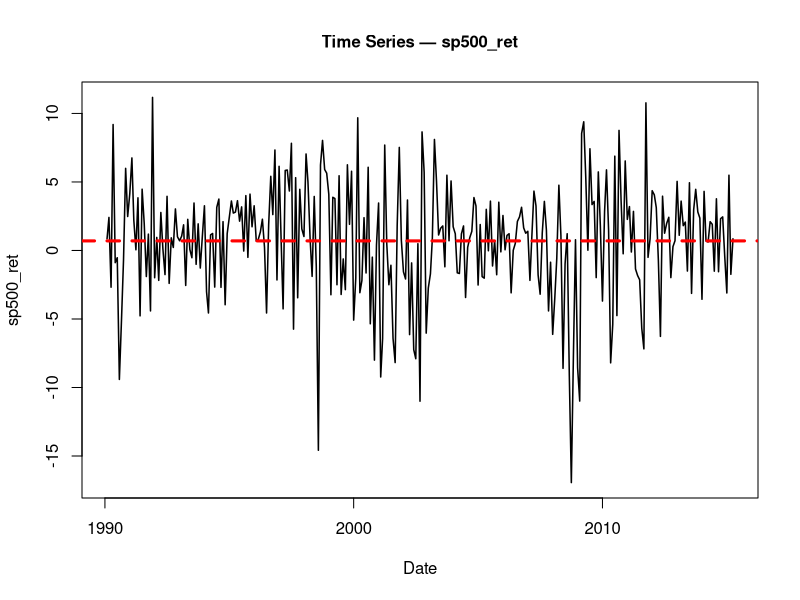
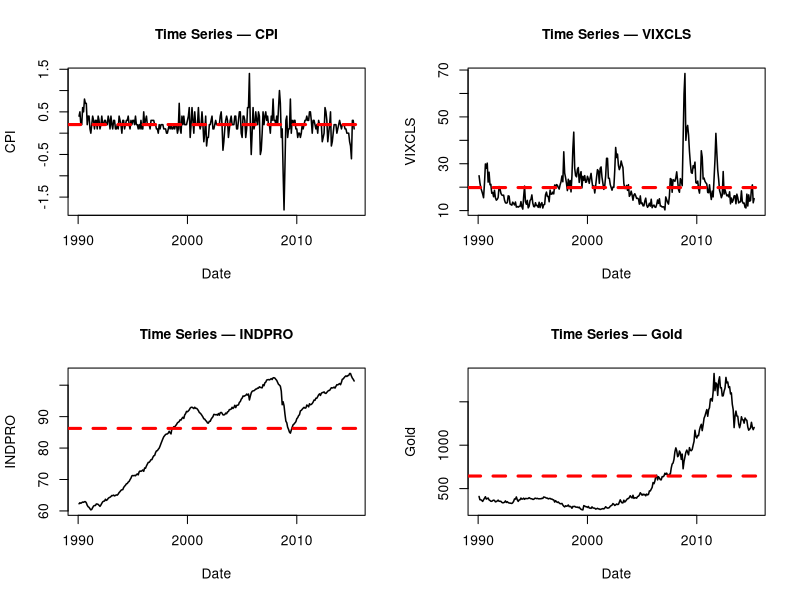
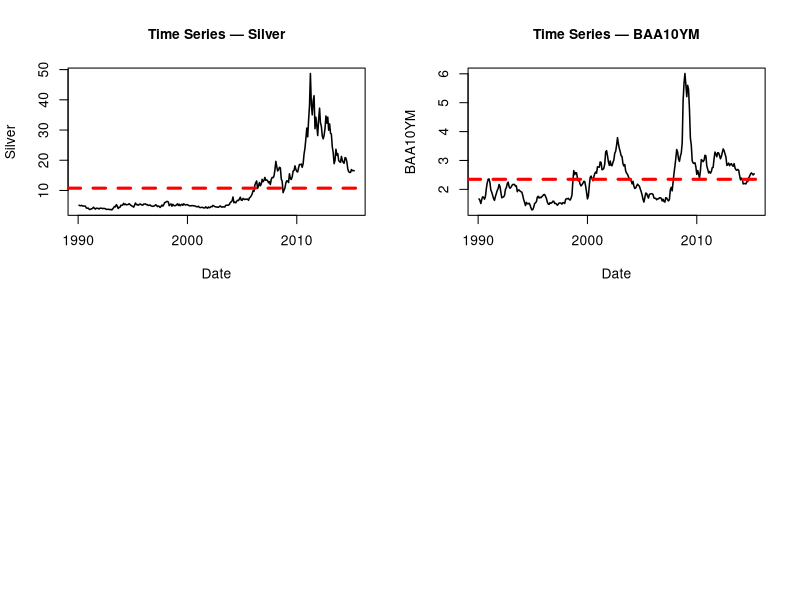
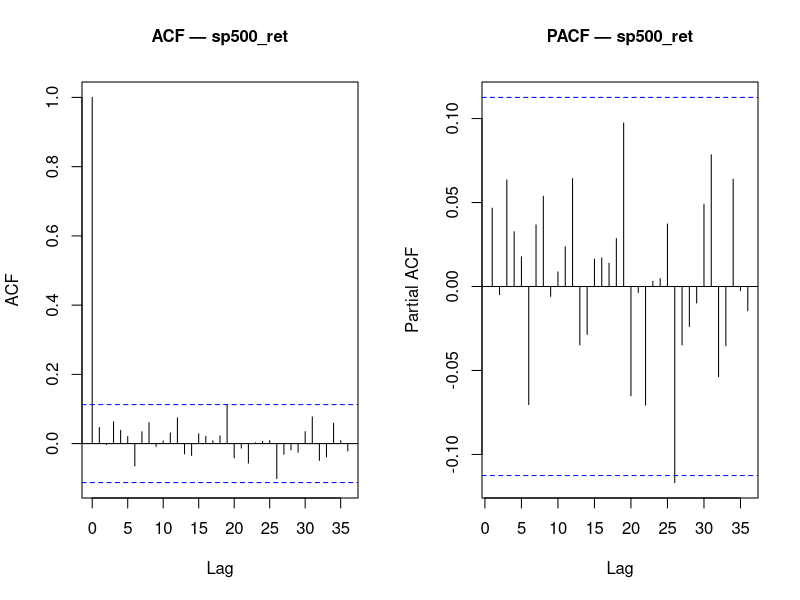
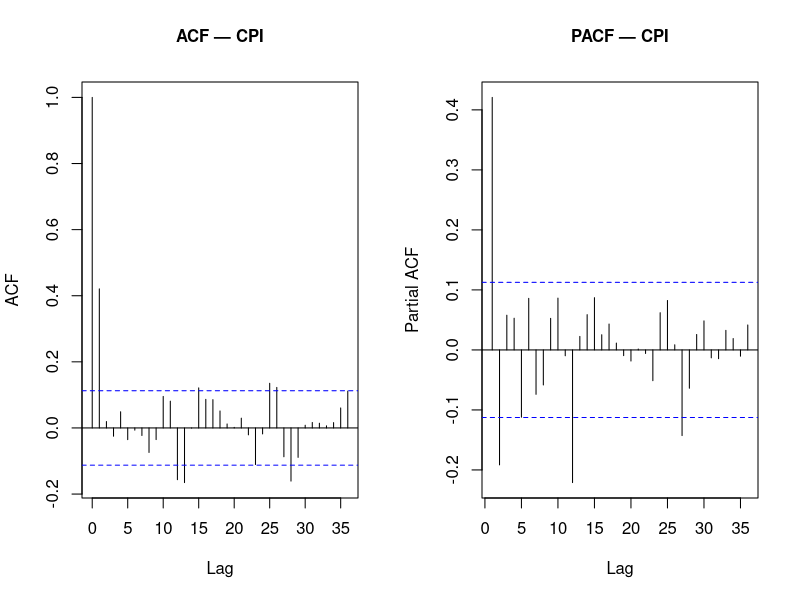
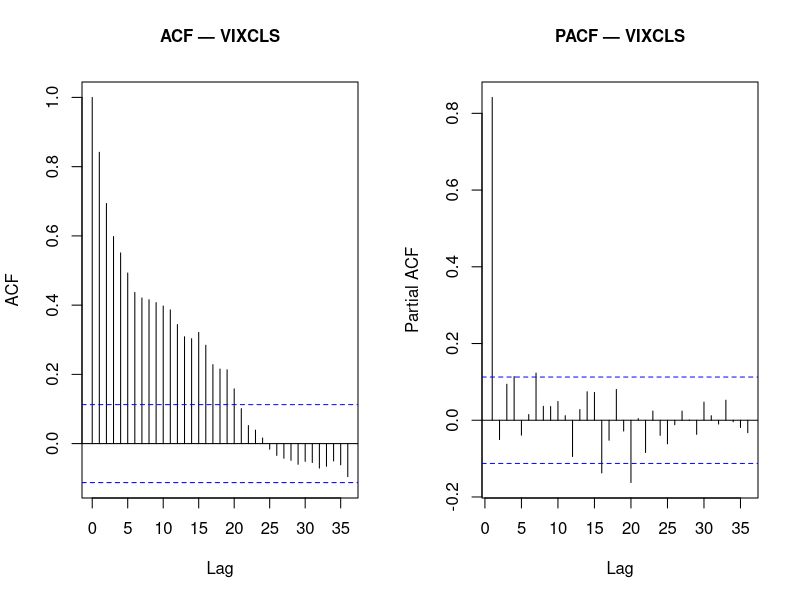
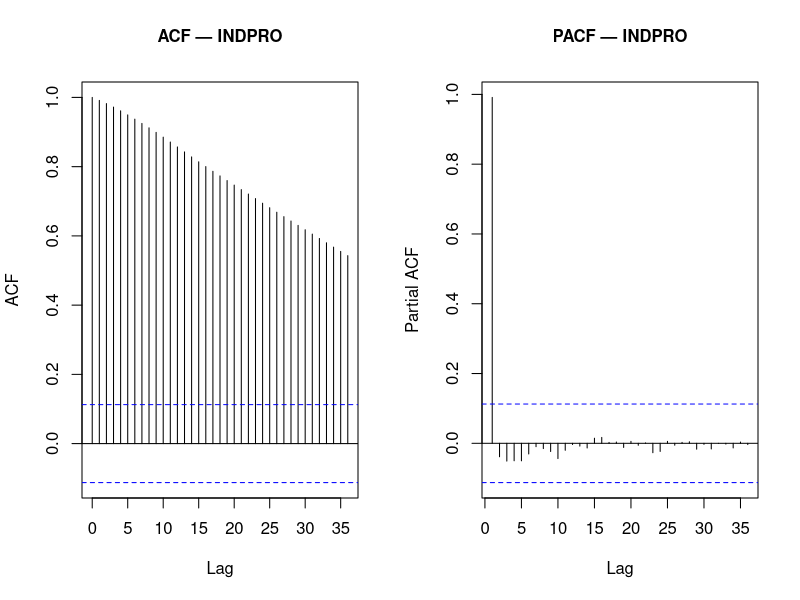
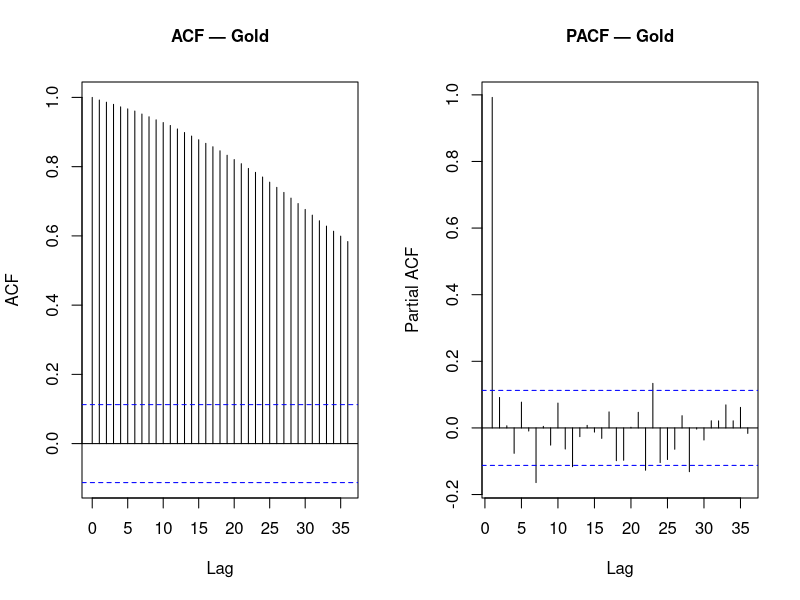

Recreate these plots in R, in order.
train_end   <- c(2015, 4)
holdout_start <- c(2015, 5)

data <- read.csv("data/processed/cleanedData.csv")

# FIX: Parse "YYYY-MM" dates by appending "-01" so as.Date() can read them
data$observation_date <- as.Date(paste0(data$observation_date, "-01"))

data_ts <- ts(data$sp500_ret, start = c(1990,2), frequency = 12)

train   <- window(data_ts, start = c(1990,2), end = train_end)
ntrain <- length(train)
holdout <- window(data_ts, start = holdout_start)

# Subset data to training period only
train_data <- data[1:length(train),]

vars <- c("CPI", "VIXCLS", "INDPRO", "Gold", "Silver", "BAA10YM")

# ── Time series plot analysis ────────────────────────────────────────────────
par(mfrow = c(1, 1), cex.main=1,cex.lab = 1,cex.axis = 1)
dates <- train_data$observation_date[!is.na(train_data[["sp500_ret"]])]
plot(dates, na.omit(train_data[["sp500_ret"]]),
     type = "l", lwd = 1.5,
     xlab = "Date", ylab = "sp500_ret",
     main = "Time Series — sp500_ret")

abline(h = mean(na.omit(train_data[["sp500_ret"]])), col = "red", lty = 2, lwd = 3)

par(mfrow = c(2, 2))

for (v in vars) {
  # FIX: Use train_data instead of train (since train is a ts object)
  x     <- na.omit(train_data[[v]]) 
  dates <- train_data$observation_date[!is.na(train_data[[v]])]
  
  plot(dates, x,
       type = "l", lwd = 1.5,
       xlab = "Date", ylab = v,
       main = paste("Time Series —", v))
  
  abline(h = mean(x), col = "red", lty = 2, lwd = 3)
}

par(mfrow = c(1, 1))

# ── ACF/PACF analysis ────────────────────────────────────────────────
vars <- c("sp500_ret", vars)
plot_acf_pacf <- function(var_name, df, lag.max = 36) {
  x <- na.omit(df[[var_name]])
  par(mfrow = c(1, 2))
  
  acf(x,  lag.max = lag.max,
      main = paste("ACF —", var_name))
  
  pacf(x, lag.max = lag.max,
       main = paste("PACF —", var_name))
}

for (v in vars) {
  plot_acf_pacf(v, train_data)
}

# ── Variogram function ────────────────────────────────────────────────
variogram <- function(y, lagmax = 10, iprint = FALSE) {
  G  <- rep(1, lagmax)
  n  <- length(y)
  if (lagmax > n) lagmax <- n - 2
  y1 <- y[-1]; y2 <- y[-n]
  d1 <- y1 - y2; denom <- var(d1)
  for (k in 2:lagmax) {
    y1 <- y[(k+1):n]; y2 <- y[1:(n-k)]
    dk <- y1 - y2
    G[k] <- var(dk) / denom
  }
  ac <- c(acf(y, plot = FALSE, lag.max = lagmax)$acf)
  H  <- (1 - ac[-1]) / (1 - ac[2])
  if (iprint) print(cbind(G, H))
  list(G = G, H = H)
}

# ── Variogram analysis ────────────────────────────────────────────────
par(mfrow = c(2, 2))

for (v in vars) {
  x    <- na.omit(train_data[[v]])
  vg   <- variogram(x, lagmax = 12)
  lags <- 1:12
  
  matplot(lags, cbind(vg$G, vg$H),
          type = "p", pch = c(16, 17), cex = 1.4,
          col = c("steelblue", "darkorange"), lwd = 2.5,
          xlab = "Lag (Months)", ylab = "Variogram",
          main = paste("Variogram —", v))
  
  abline(h = 1, col = "black", lty = 2, lwd = 1.5)
  
  legend("topleft",
         legend = c("G-hat", "H-hat"),
         col = c("steelblue", "darkorange"),
         pch = c(16, 17), lwd = 2, bty = "n")
}

par(mfrow = c(1, 1))

# ── CCF analysis ────────────────────────────────────────────────
indpro_diff = diff(data$INDPRO)
copper_ldiff = diff(log(data$Copper))
silver_ldiff = diff(log(data$Silver))
gold_ldiff = diff(log(data$Gold))

ccf(indpro_diff[1:ntrain], c(train), main = "CCF of diff(INDPRO) & SP500 returns",  ylab = "CCF", lag.max = 10)
ccf(data$CPI[1:ntrain], c(train), main = "CCF of CPI % change & SP500 returns",  ylab = "CCF", lag.max = 10)
ccf(copper_ldiff[1:ntrain], c(train), main = "CCF of log.diff(Copper) & SP500 returns",  ylab = "CCF", lag.max = 10)
ccf(silver_ldiff[1:ntrain], c(train), main = "CCF of log.diff(Silver) & SP500 returns",  ylab = "CCF", lag.max = 10)
ccf(gold_ldiff[1:ntrain], c(train), main = "CCF of log.diff(Gold) & SP500 returns",  ylab = "CCF", lag.max = 10)
